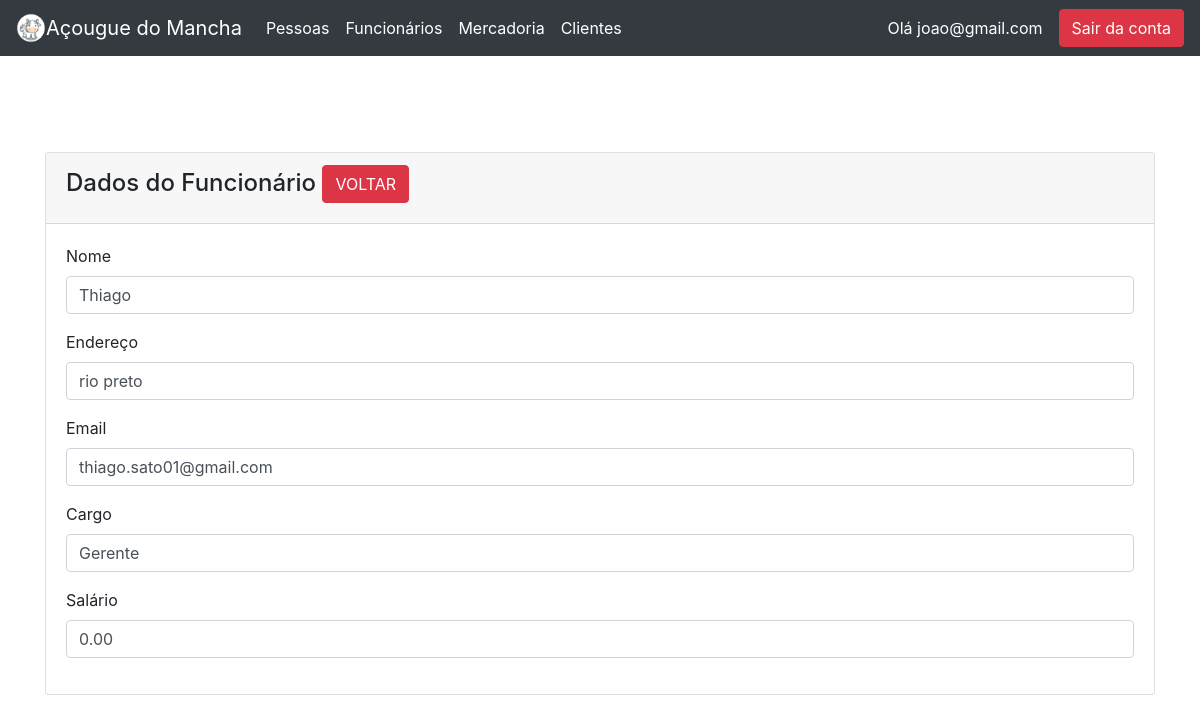
Before: /worker_view.php?idFuncionario=2 (signed in) with the older database file.
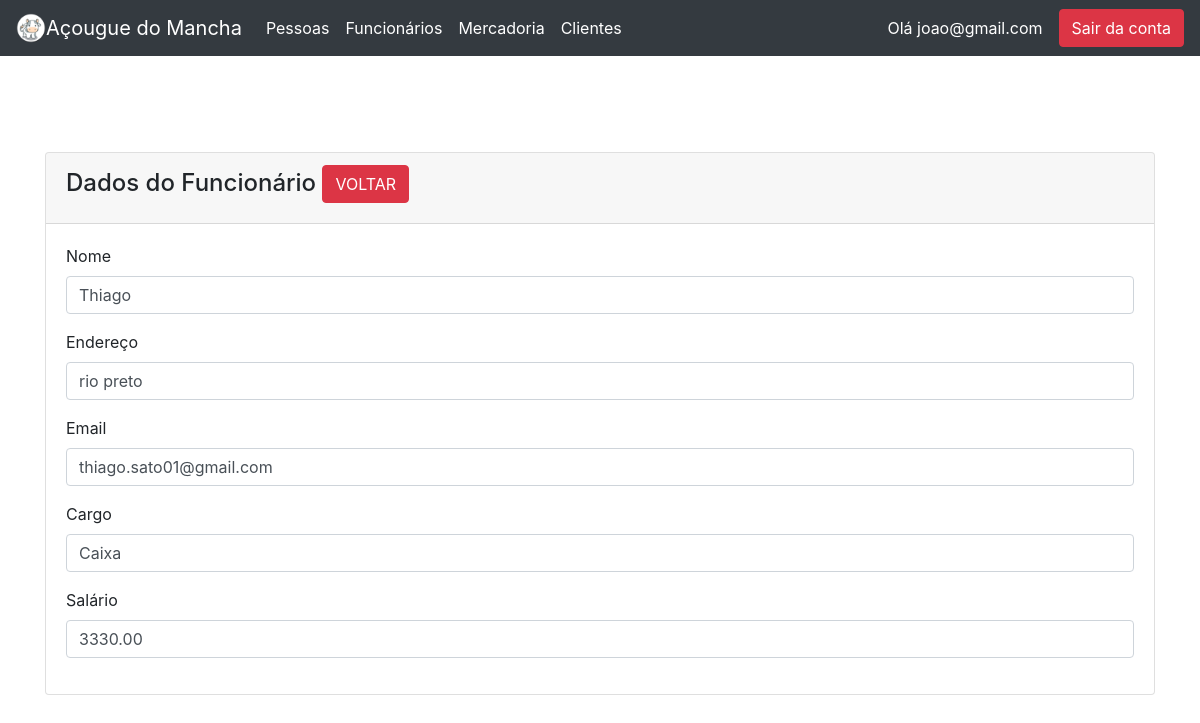
After: the same page with the newer database file.
### tables this page shows
CREATE TABLE `tbfuncionarios` (
  `id` int(11) NOT NULL,
  `idPessoa` int(11) NOT NULL,
  `idCargo` int(11) NOT NULL,
  `salario` decimal(10,2) NOT NULL
);

CREATE TABLE `tbcargos` (
  `id` int(11) NOT NULL,
  `descricao` varchar(50) NOT NULL
);

CREATE TABLE `tbpessoas` (
  `id` int(11) NOT NULL,
  `nome` varchar(100) NOT NULL,
  `email` varchar(100) NOT NULL,
  `endereco` varchar(300) NOT NULL,
  `cpf` varchar(14) NOT NULL
);

### worker_view.php (the view, shortened to what this page needs)
<?php
require 'connection.php';
require_once("topo.php");
?>
<!doctype html>
<html lang="pt-BR">
  <head>
    <link rel="stylesheet" href="https://cdn.jsdelivr.net/npm/bootstrap@4.1.3/dist/css/bootstrap.min.css">
</head>
<body>
    <div class="container mt-5">
        <div class="row">
            <div class="col-md-12">
                <div class="card">
                    <div class="card-header">
                        <h4>Dados do Funcionário
                            <a href="worker.php" class="btn btn-danger float-end">VOLTAR</a>
                        </h4>
                    </div>
                    <div class="card-body">
                        <?php
                        if(isset($_GET['idFuncionario']))
                        {
                            $tbfuncionarios_id = mysqli_real_escape_string($con, $_GET['idFuncionario']);
                            $query = "SELECT * FROM tbfuncionarios, tbpessoas, tbcargos WHERE tbfuncionarios.id = '$tbfuncionarios_id' AND tbfuncionarios.idPessoa = tbpessoas.id AND tbfuncionarios.idCargo = tbcargos.id";
                            $query_run = mysqli_query($con, $query);
                            if(mysqli_num_rows($query_run) > 0)
                            {
                                $tbfuncionarios = mysqli_fetch_array($query_run);
                                ?>
                                    <div class="mb-3">
                                        <label>Nome</label>
                                        <p class="form-control">
                                            <?=$tbfuncionarios['nome'];?>
                                        </p>
                                    </div>
                                    <div class="mb-3">
                                        <label>Endereço</label>
                                        <p class="form-control">
                                            <?=$tbfuncionarios['endereco'];?>
                                        </p>
                                    </div>
                                    <div class="mb-3">
                                        <label>Email</label>
                                        <p class="form-control">
                                            <?=$tbfuncionarios['email'];?>
                                        </p>
                                    </div>
                                    <div class="mb-3">
                                        <label>Cargo</label>
                                        <p class="form-control">
                                            <?=$tbfuncionarios['descricao'];?>
                                        </p>
                                    </div>
                                    <div class="mb-3">
                                        <label>Salário</label>
                                        <p class="form-control">
                                            <?=$tbfuncionarios['salario'];?>
                                        </p>
                                    </div>
                                <?php
                            }
                            else
                            {
                                echo "<h4>Nenhum ID encontrado</h4>";
                            }
                        }
                        ?>
                    </div>
                </div>
            </div>
        </div>
    </div>
</body>
</html>

Changed rows visible on the page:
changed tbfuncionarios "Thiago": idCargo.descricao "Gerente" → "Caixa"; salario "0.00" → "3330.00"
